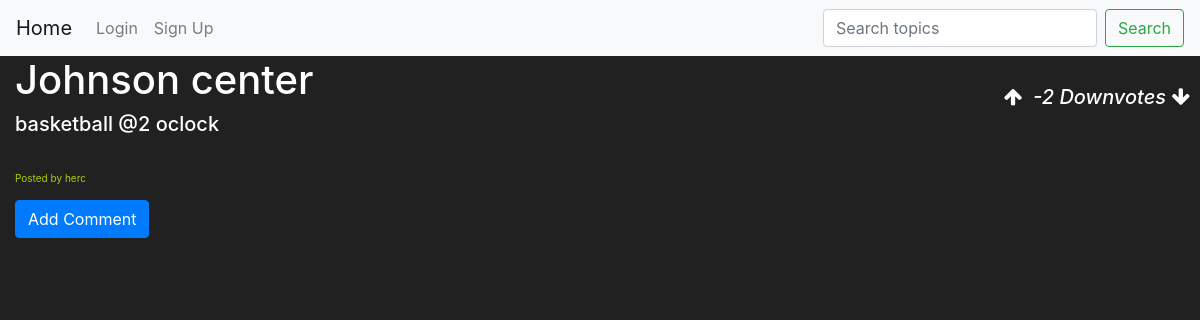
Before: /post/9 with the older database file.
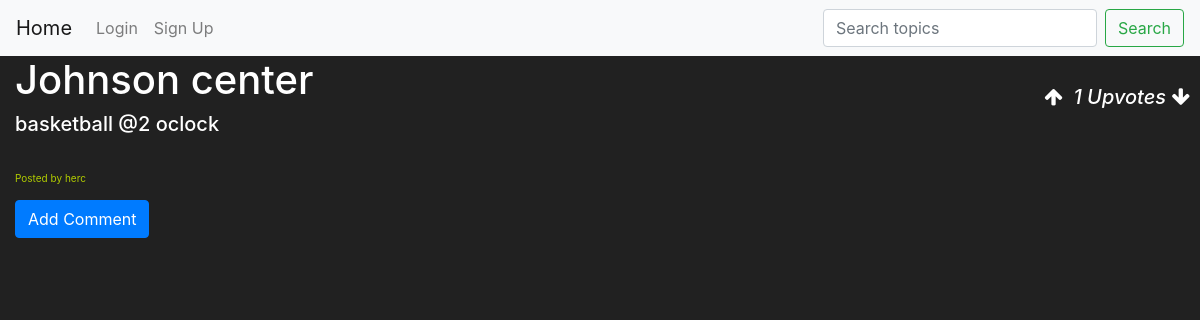
After: the same page with the newer database file.
### ForumApp/models.py (models this page shows, shortened)
class Post(db.Model):
    id = db.Column(db.Integer, primary_key=True)
    author_id = db.Column(db.Integer, db.ForeignKey('users.id'))
    author = db.relationship(Users, backref=backref("Post", cascade="all, delete"))
    category_id = db.Column(db.Integer, db.ForeignKey('category.id'), nullable=True)
    category = db.relationship(Category, backref=db.backref("post", lazy='dynamic'))
    number_of_votes = db.Column(db.Integer())
    title = db.Column(db.String(120))
    description = db.Column(db.String(10000))
    image_url = db.Column(db.String(200))
    created_at = db.Column(db.DateTime(timezone=True), default=func.now())
    updated_at = db.Column(db.DateTime(timezone=True), default=func.now())

class Users(db.Model, UserMixin):
    id = db.Column(db.Integer, primary_key=True)
    username = db.Column(db.String, unique=True, nullable=False)
    email = db.Column(db.String, unique=True, nullable=False)
    password = db.Column(db.String(150))
    active = db.Column(db.Boolean())
    roles = db.relationship('Role', secondary=roles_users, backref=db.backref('users', lazy='dynamic'))

### ForumApp/views.py (the view)
@views.route('/post/<int:post_id>', methods=['GET'])
def post(post_id):
    post = Post.query.get(post_id)
    if not post:
        abort(404)
    comments = Comment.query.filter_by(post_id=post_id).all()
    replies = Reply.query.all()
    if current_user.is_authenticated:
        specificPersonPostUpvote = Upvote.query.filter_by(post_id=post_id, author = current_user).first()
        specificPersonCommentUpvote = []
        specificPersonReplyUpvoteDict = {}
        for i in range(len(comments)):
            specificPersonCommentUpvote.append(Upvote.query.filter_by(comment=comments[i], author = current_user).first())
            for k in range(len(replies)):
                for m in range(len(comments[i].Reply)):
                    if (comments[i].Reply[m] == replies[k]):
                        specificPersonReplyUpvoteDict.update({replies[k]: Upvote.query.filter_by(reply_id=replies[k].id, author = current_user).first()})
                        if (replies[k].replies):
                            specificPersonReplyUpvoteDict = replyHelper(replies[k].replies, specificPersonReplyUpvoteDict)
    else:
        specificPersonPostUpvote = []
        specificPersonCommentUpvote = []
        specificPersonReplyUpvoteDict = {}
    return render_template('post.html', post=post, comments=comments, replies=replies,
                            Upvotes = {'PostUpvote': specificPersonPostUpvote,
                                        'CommsUpvote':specificPersonCommentUpvote,
                                        'DictRepVote': specificPersonReplyUpvoteDict, })

### ForumApp/templates/post.html (shortened to what this page needs)
{% extends "base.html" %}
{% block body %}
<div class="col-md-auto col-lg-auto col-sm-auto w-100">
    <h1>{{ post.title }}</h1>
    <h5>{{ post.description }} </h5>
    <small class="card-foot"> Posted by {{ post.author.username }}</small>
    <div class="arrow-button post">
        {% if Upvotes.PostUpvote.act == 'MIN' %}
            <i class="fa fa-arrow-up post" data-postid = {{ post.id }} ></i>
                {% if post.number_of_votes >= 0 %}
                    <i class="" > {{ post.number_of_votes }} Upvotes </i>
                {% elif post.number_of_votes < 0 %}
                    <i class=""> {{ post.number_of_votes }} Downvotes </i>
                {% endif %}
            <i class="fa fa-arrow-down post" style="background-color: #ccc;" data-postid = {{ post.id }}></i>
        {% else %}
            <i class="fa fa-arrow-up post" data-postid = {{ post.id }} ></i>
                {% if post.number_of_votes >= 0 %}
                    <i class="" > {{ post.number_of_votes }} Upvotes </i>
                {% elif post.number_of_votes < 0 %}
                    <i class=""> {{ post.number_of_votes }} Downvotes </i>
                {% endif %}
            <i class="fa fa-arrow-down post" data-postid = {{ post.id }}></i>
        {% endif %}
    </div>
{% set Repdict = Upvotes.DictRepVote %}
<div class="card-columns" style="column-count: 1;">
                <button type="button" id="comment-button" class="btn btn-primary">Add Comment</button>
     </div>
</div>
{% endblock %}

### ForumApp/templates/base.html (shortened to what this page needs)
<!DOCTYPE html>
<html>
<link rel="stylesheet" href="{{ url_for('static', filename = '/css/base.css') }}">
<link rel="stylesheet" href="{{ url_for('static', filename = '/css/login.css') }}">
<link rel="stylesheet" href="https://stackpath.bootstrapcdn.com/font-awesome/4.7.0/css/font-awesome.min.css">
    <nav class="navbar navbar-expand-lg navbar-light bg-light">
        <a class="navbar-brand" href="/">Home</a>
        <div class="collapse navbar-collapse" id="navbarNav">
            <ul class="navbar-nav mr-auto">
                {% if current_user.is_authenticated %}
                <a class="nav-item nav-link" id="">Logged in as {{current_user.username}}</a>
                <a class="nav-item nav-link" id="logout" href="/logout">Logout</a>
                <a class="nav-item nav-link" id="createpost" href="/post">Create Post</a>
                {% else %}
                <a class="nav-item nav-link" id="login" href="/login">Login</a>
                <a class="nav-item nav-link" id="signUp" href="/signup">Sign Up</a>
                {% endif %}
            </ul>
            <form class="form-inline" method="POST">
                <input class="form-control mr-sm-2" type="search" name="search" placeholder="Search topics" aria-label="Search">
                <button class="btn btn-outline-success my-2 my-sm-0" type="submit">Search</button>
            </form>
        </div>
    </nav>
    <h1>
<head>{% block header %}{% endblock %} </head>
<body>{% block body %}{% endblock %}</body>

### ForumApp/static/css/base.css (style rules this page uses)
body { background-color: #212121; color: white; }
.navbar { background-color: transparent; box-shadow: none; }
.card-foot { color: rgb(177, 204, 0); font-size: x-small; }
.card-columns { color: rgb(0, 0, 0); }
.arrow-button { position: absolute; top: 0; right: 0; padding: 10px; }
.arrow-button i { font-size: 20px; }

Changed rows visible on the page:
changed Post "Johnson center": number_of_votes "-2" → "1"
Other visible differences:
text no longer shown: "Downvotes"
text now shown: "Upvotes"
